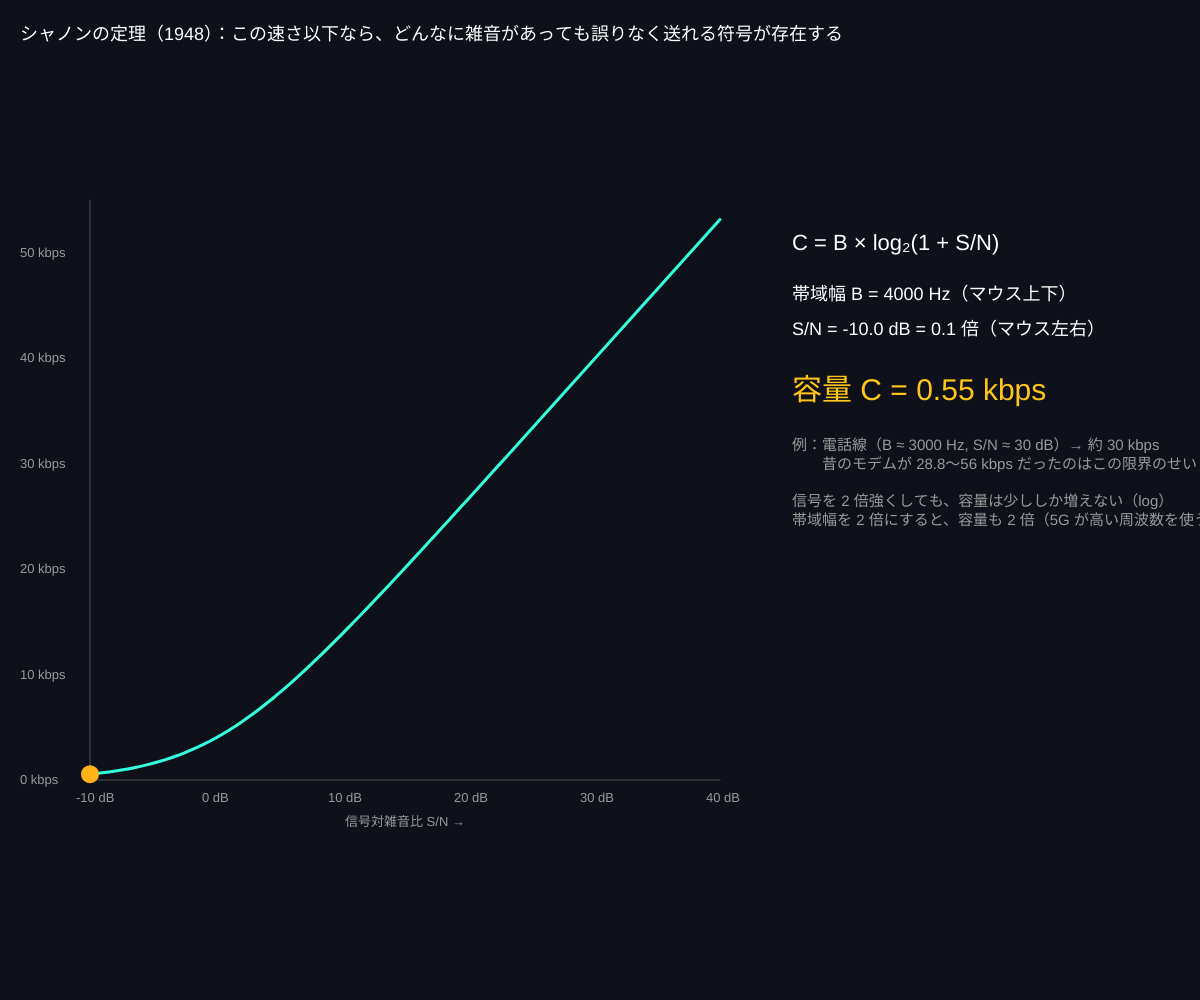
Frame 1 (no input)
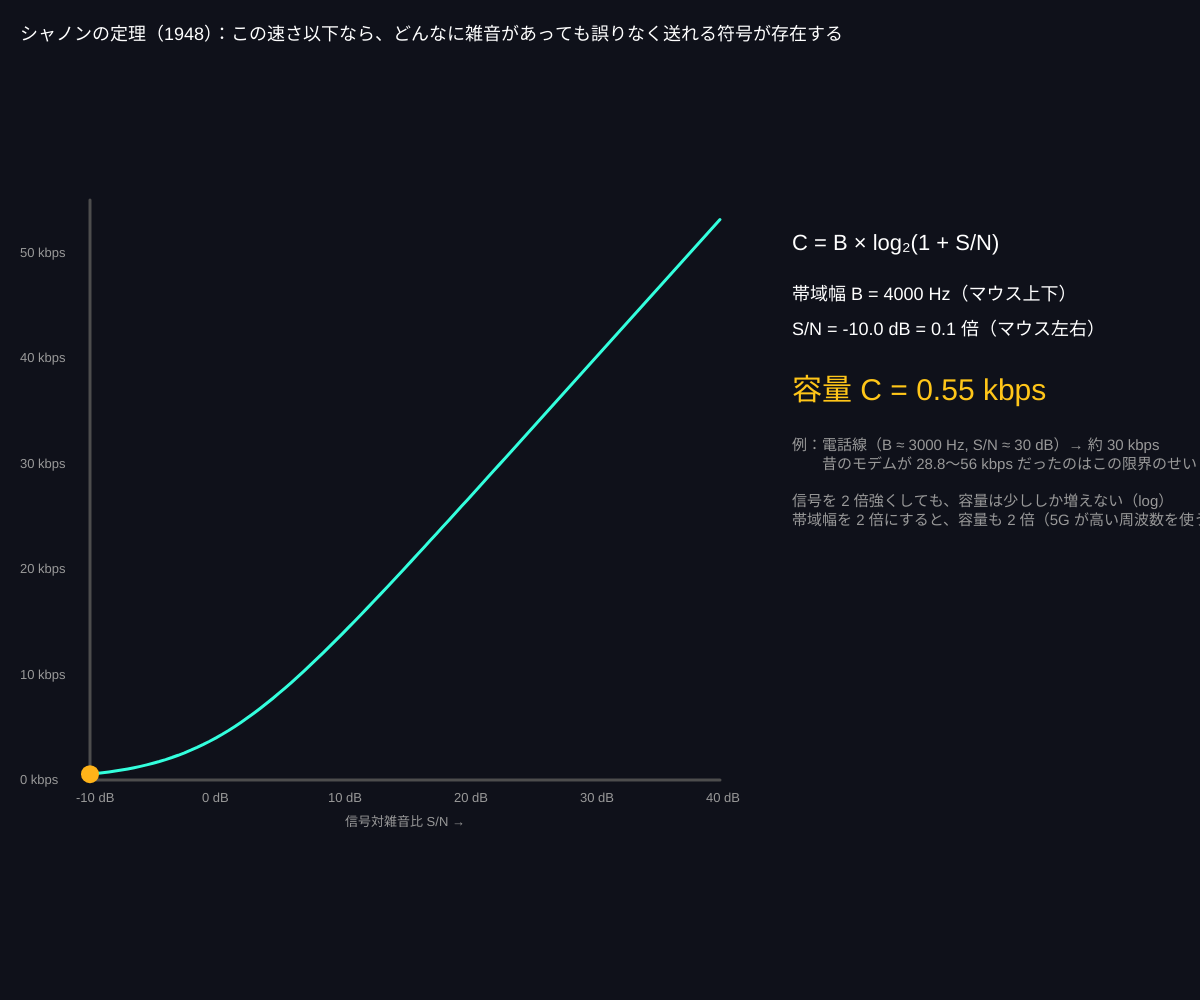
Frame 60 (no input)
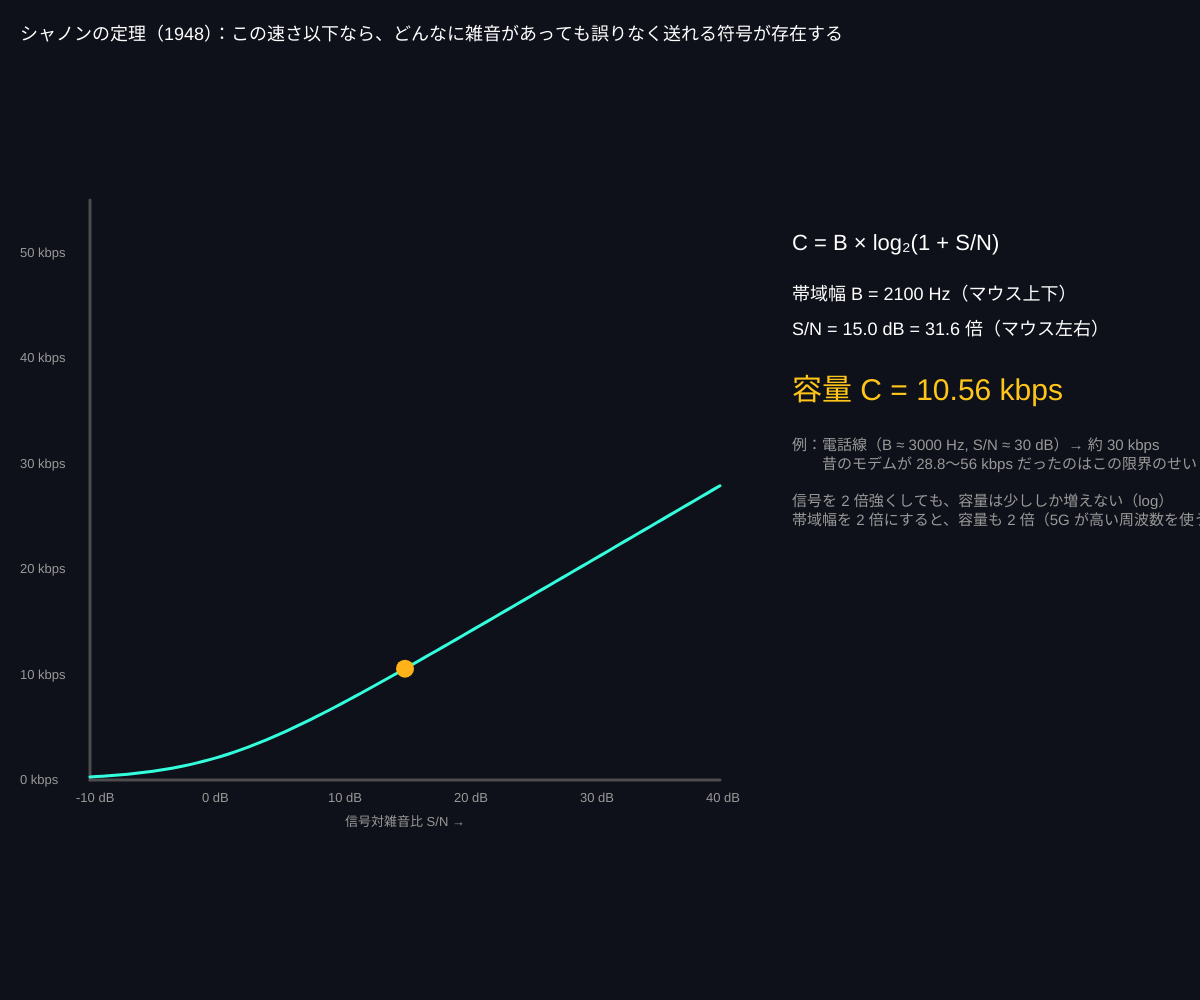
Frame 120 (the mouse pressed at the canvas centre since frame 60)

The p5.js sketch that drew these frames (run headless with seeded random() and noise() and a simulated clock; from frame 60 on, the mouse is pressed at the canvas centre):

// p5.js sketch
// ── sketch.js
// ============================================
// 13 シャノンの通信路容量（速さの上限）
// 雑音のある通信路で、誤りなく送れる最大の速さには理論的な限界がある：
//   C = B × log₂(1 + S/N)   B = 帯域幅、S/N = 信号と雑音の比
// マウス左右 = S/N（信号の強さ） / 上下 = 帯域幅 / 線の上の点をたどる
// ============================================

let snrDb = 20;
let bandwidth = 1000; // Hz

function setup() {
  createCanvas(windowWidth, windowHeight);
  colorMode(HSB, 360, 100, 100, 100);
}

function capacity(bw, db) {
  let snr = pow(10, db / 10); // dB → 倍率
  return bw * (log(1 + snr) / log(2));
}

function draw() {
  background(230, 40, 10);
  snrDb = map(mouseX, 0, width, -10, 40, true);
  bandwidth = map(mouseY, 0, height, 4000, 200, true);
  let C = capacity(bandwidth, snrDb);

  // ---- 左：S/N を横軸にした容量の曲線 ----
  let left = 90, right = width * 0.6, base = height * 0.78, top = height * 0.2;
  stroke(0, 0, 30);
  line(left, base, right, base);
  line(left, base, left, top);
  noFill();
  stroke(170, 80, 100);
  strokeWeight(3);
  beginShape();
  for (let db = -10; db <= 40; db += 0.5) vertex(map(db, -10, 40, left, right), map(capacity(bandwidth, db), 0, 55000, base, top));
  endShape();
  noStroke();
  fill(40, 90, 100);
  circle(map(snrDb, -10, 40, left, right), map(C, 0, 55000, base, top), 18);
  fill(0, 0, 60);
  textSize(13);
  for (let db of [-10, 0, 10, 20, 30, 40]) text(db + ' dB', map(db, -10, 40, left, right) - 14, base + 22);
  for (let c of [0, 10000, 20000, 30000, 40000, 50000]) text(c / 1000 + ' kbps', left - 70, map(c, 0, 55000, base, top) + 4);
  text('信号対雑音比 S/N →', (left + right) / 2 - 60, base + 46);

  // ---- 右：いまの値と「電話回線」の例 ----
  let rx = width * 0.66;
  fill(0, 0, 100);
  textSize(22);
  text('C = B × log₂(1 + S/N)', rx, height * 0.25);
  textSize(18);
  text('帯域幅 B = ' + round(bandwidth) + ' Hz（マウス上下）', rx, height * 0.25 + 50);
  text('S/N = ' + nf(snrDb, 1, 1) + ' dB = ' + nf(pow(10, snrDb / 10), 1, 1) + ' 倍（マウス左右）', rx, height * 0.25 + 85);
  fill(45, 90, 100);
  textSize(30);
  text('容量 C = ' + nf(C / 1000, 1, 2) + ' kbps', rx, height * 0.25 + 150);
  fill(0, 0, 60);
  textSize(15);
  text('例：電話線（B ≈ 3000 Hz, S/N ≈ 30 dB）→ 約 30 kbps\n　　昔のモデムが 28.8〜56 kbps だったのはこの限界のせい\n\n信号を 2 倍強くしても、容量は少ししか増えない（log）\n帯域幅を 2 倍にすると、容量も 2 倍（5G が高い周波数を使う理由）', rx, height * 0.25 + 200);

  fill(0, 0, 100);
  textSize(18);
  text('シャノンの定理（1948）：この速さ以下なら、どんなに雑音があっても誤りなく送れる符号が存在する', 20, 40);
}

// ---------- やってみよう ----------
// 1. S/N を 0 dB（信号 = 雑音）にしても、容量はゼロではない！ 1 bit/s/Hz 送れる
// 2. S/N が 10 dB 上がるごとに容量はどれだけ増える？（ほぼ一定量ずつ）
// 3. Wi-Fi は B = 20〜160 MHz。容量はどのくらい？（B を 160000000 にして計算）
